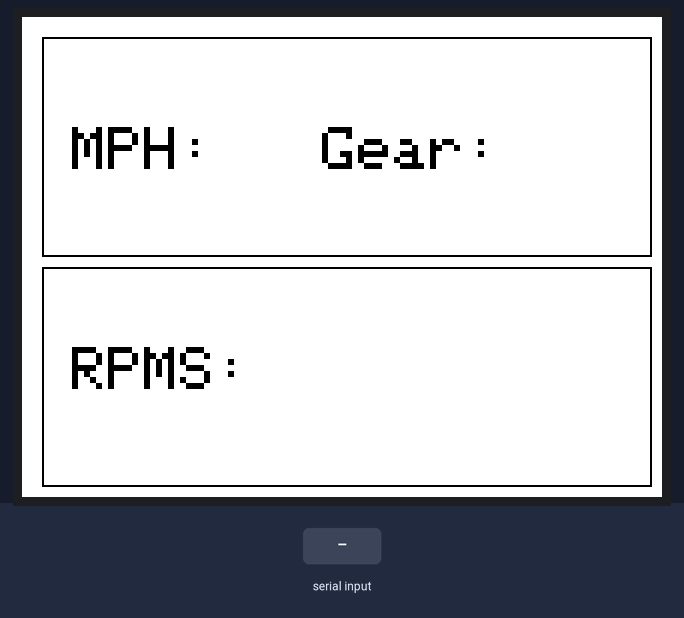
This program was run on a simulated ESP32. On the bench: 320×240 colour display. The test bench sets the inputs (shaded band).

Above: at 1.4 s.
1.5 s: "1\n" received over Serial
At 2.7 s:
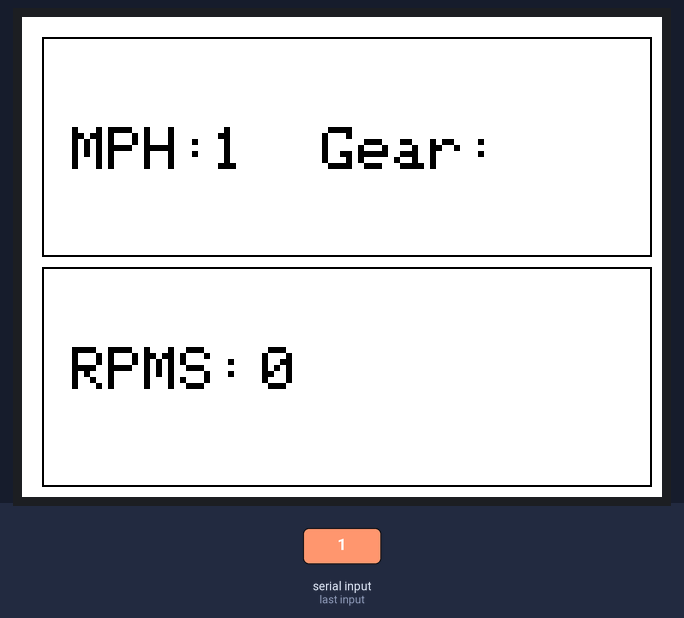
3.0 s: "0\n" received over Serial
At 4.0 s:
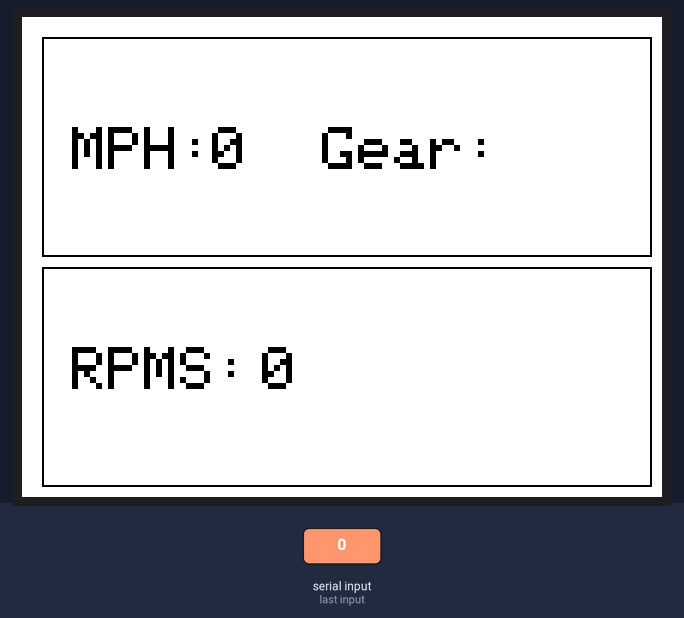
4.5 s: "2\n" received over Serial
At 5.2 s:
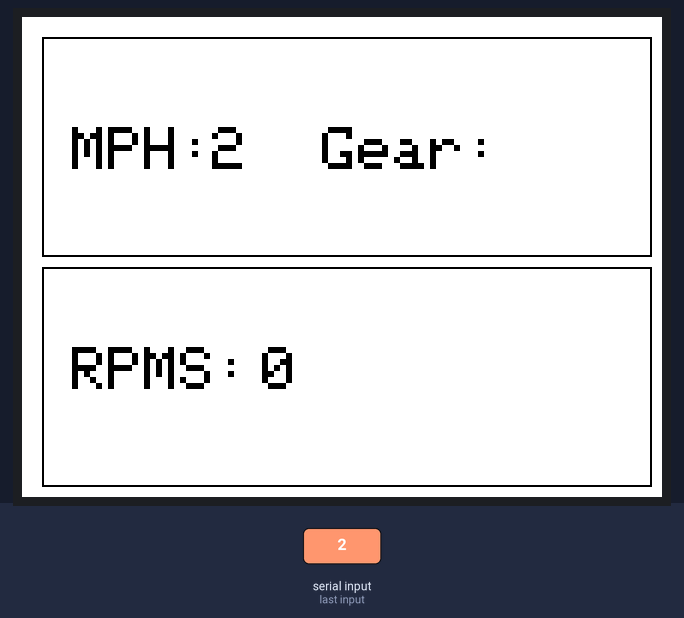
Timing chart, 0 to 7.5 s (numbered marks = the images above; inputs shaded):
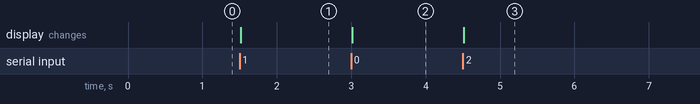

The program:

main.cpp
```cpp
#include <Arduino.h>
#include <TFT_eSPI.h>
#include <string>
#include <sstream>
#include <iostream>
using namespace std;

TFT_eSPI tft = TFT_eSPI();

void checkData();
void displayData();
void paraData();

const uint8_t numChars = 32;
char receivedChars[numChars];
boolean newData = false;

struct tele{
  int MPH;
  int RPMS;
  string Gear;
};

tele car;


void setup() {
  // put your setup code here, to run once:
  Serial.begin(115200);

  pinMode(21, OUTPUT);
  digitalWrite(21, HIGH);

  tft.init();
  tft.setRotation(1);
  tft.fillScreen(TFT_WHITE);


  tft.drawRect(10, 10, 305, 110, TFT_BLACK);
  tft.drawRect(10, 125, 305, 110, TFT_BLACK);

  tft.setTextColor(TFT_BLACK);
  tft.setTextSize(3);

  tft.drawString("Gear: ", 150, 55, 1);
  tft.drawString("MPH: ", 25, 55, 1);
  tft.drawString("RPMS:", 25, 165, 1);
}

void loop() {
  checkData();

  if(newData == true){
  paraData();
  displayData();
  newData = false;
  }

}

void checkData(){
  static uint8_t ndx = 0;
  char rc;
  char endMarker = '\n';

  while(Serial.available() > 0 && newData == false){
    rc = Serial.read();

    if(rc != endMarker){
      receivedChars[ndx] = rc;
      ndx++;
      if(ndx >= numChars){
        ndx = numChars - 1;
      }
    }else{
      receivedChars[ndx] = '\0';
      ndx = 0;
      newData = true;
    }
  }

}

void displayData(){
  tft.fillRect(90, 37, 60, 60, TFT_WHITE);
  tft.setCursor(95, 55);
  tft.print(car.MPH);

  tft.fillRect(240, 37, 60, 60, TFT_WHITE);
  tft.setCursor(245, 55);
  tft.print(car.Gear.c_str());

  tft.fillRect(120, 147, 100, 60, TFT_WHITE);
  tft.setCursor(120, 165);
  tft.print(car.RPMS);
}

void paraData(){
  stringstream ss(receivedChars);

  ss >> car.MPH;
  ss >> car.RPMS;
  ss >> car.Gear;
}
```

Measured:
- after the input at 1.5 s, the display: changes at once (image 1)
- after the input at 3.0 s, the display: changes at once (image 2)
- after the input at 4.5 s, the display: changes at once (image 3)
